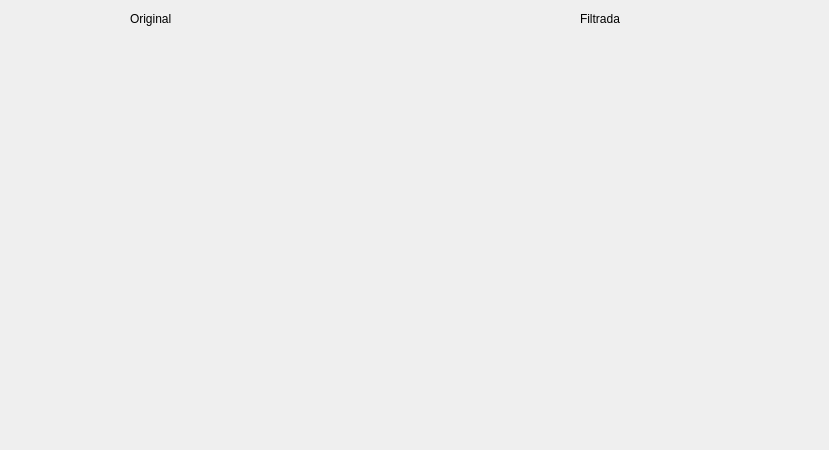
<?xml version="1.0" encoding="UTF-8"?>
<ui version="4.0">
 <class>MedianFilter</class>
 <widget class="QDialog" name="MedianFilter">
  <property name="geometry">
   <rect>
    <x>0</x>
    <y>0</y>
    <width>829</width>
    <height>450</height>
   </rect>
  </property>
  <property name="windowTitle">
   <string>Dialog</string>
  </property>
  <widget class="QLabel" name="label">
   <property name="geometry">
    <rect>
     <x>130</x>
     <y>10</y>
     <width>67</width>
     <height>17</height>
    </rect>
   </property>
   <property name="text">
    <string>Original</string>
   </property>
  </widget>
  <widget class="QLabel" name="label_2">
   <property name="geometry">
    <rect>
     <x>580</x>
     <y>10</y>
     <width>67</width>
     <height>17</height>
    </rect>
   </property>
   <property name="text">
    <string>Filtrada</string>
   </property>
  </widget>
  <widget class="QLabel" name="display_image_ori">
   <property name="geometry">
    <rect>
     <x>20</x>
     <y>40</y>
     <width>371</width>
     <height>391</height>
    </rect>
   </property>
   <property name="text">
    <string/>
   </property>
  </widget>
  <widget class="QLabel" name="display_image_fil">
   <property name="geometry">
    <rect>
     <x>440</x>
     <y>40</y>
     <width>371</width>
     <height>391</height>
    </rect>
   </property>
   <property name="text">
    <string/>
   </property>
  </widget>
 </widget>
 <resources/>
 <connections/>
</ui>
